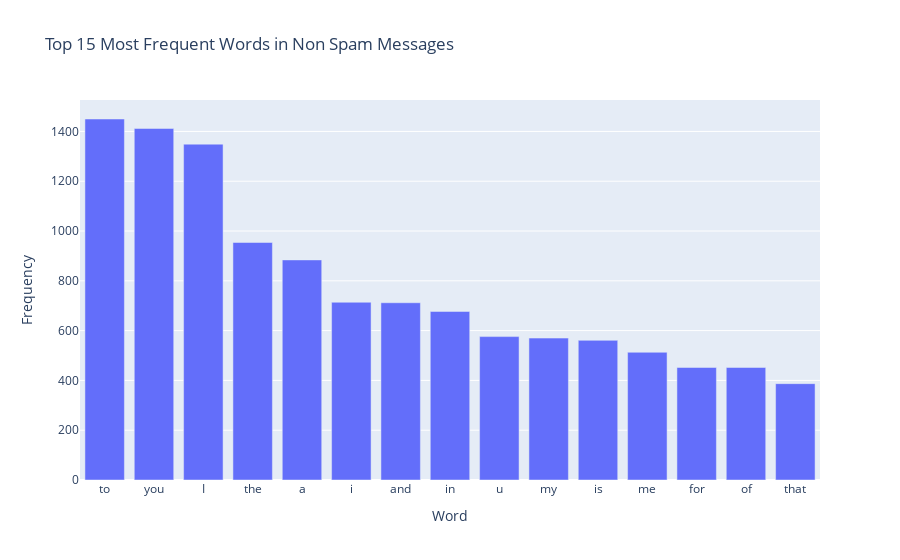

The notebook cell saved with this chart:
### Markdown cell above
## Bar chart of ham words

### Code cell
# Create a list of all words in the spam messages
ham_words = ' '.join(df.query('label == 0')['text']).split()

# Count the occurrences of each word
word_counts = Counter(ham_words)

# Create a DataFrame with the words and their frequencies
word_counts_df = pd.DataFrame(word_counts.most_common(15), columns=['Word', 'Frequency'])

# Plot the bar chart
px.bar(word_counts_df, x='Word', y='Frequency', title='Top 15 Most Frequent Words in Non Spam Messages')

### Figure 1 — Plotly figure (JSON) as saved in the notebook; plotly's stock layout.template omitted (floating-point values rounded to 4 significant figures)
{"data": [{"alignmentgroup": "True", "hovertemplate": "Word=%{x}<br>Frequency=%{y}<extra></extra>", "legendgroup": "", "marker": {"color": "#636efa", "pattern": {"shape": ""}}, "name": "", "offsetgroup": "", "orientation": "v", "showlegend": false, "textposition": "auto", "type": "bar", "x": ["to", "you", "I", "the", "a", "i", "and", "in", "u", "my", "is", "me", "for", "of", "that"], "xaxis": "x", "y": [1450, 1412, 1349, 954, 884, 714, 712, 677, 576, 570, 561, 513, 452, 452, 387], "yaxis": "y"}], "layout": {"barmode": "relative", "legend": {"tracegroupgap": 0}, "title": {"text": "Top 15 Most Frequent Words in Non Spam Messages"}, "xaxis": {"anchor": "y", "domain": [0, 1], "title": {"text": "Word"}}, "yaxis": {"anchor": "x", "domain": [0, 1], "title": {"text": "Frequency"}}}}
